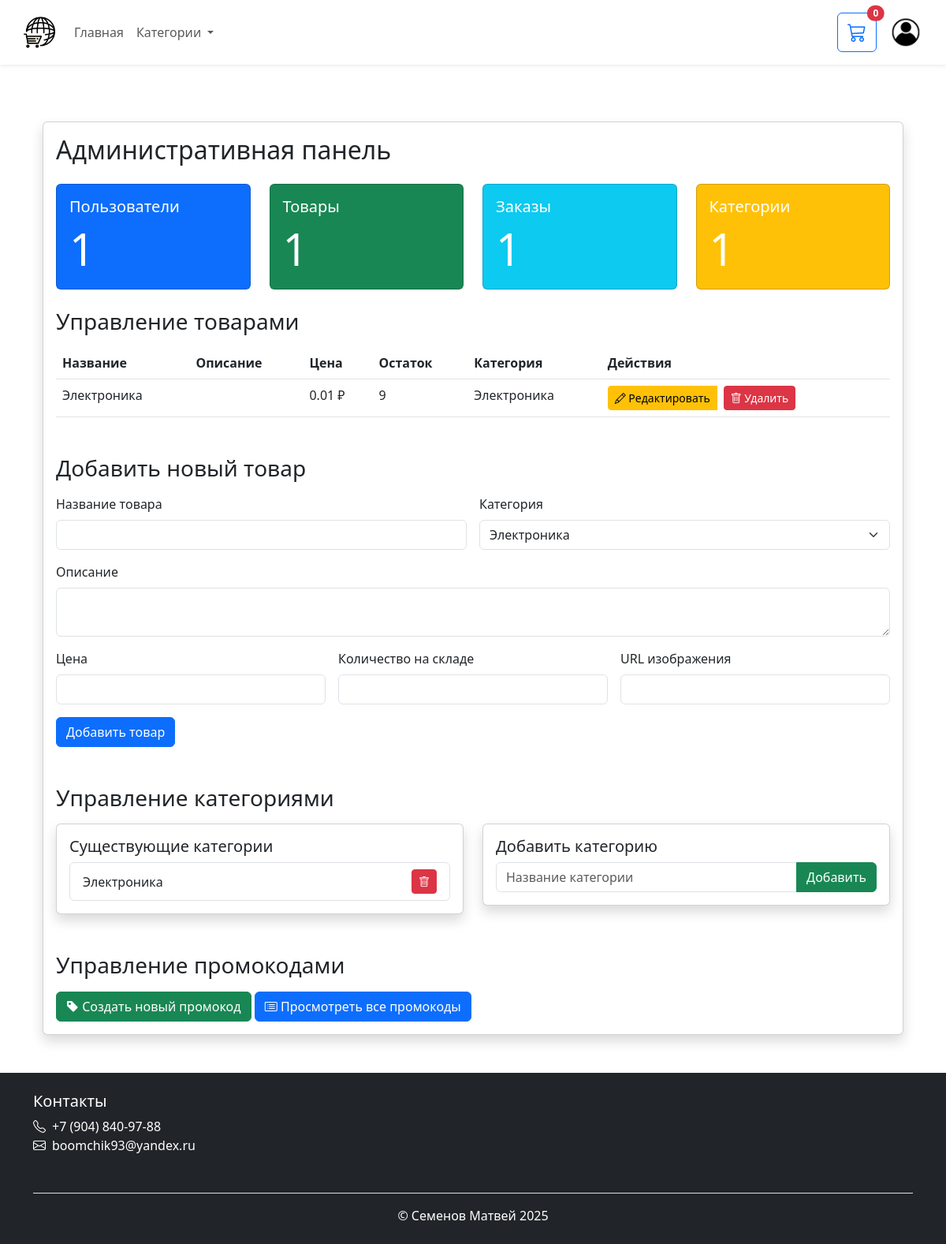
The page /admin (signed in) on the database its author committed.
### data/__all_models.py (models this page shows)
class Product(Base):
    __tablename__ = "products"
    id = Column(Integer, primary_key=True)
    name = Column(String(255), nullable=False)
    description = Column(Text)
    price = Column(DECIMAL(10, 2), nullable=False)
    stock_quantity = Column(Integer, default=0)
    image_url = Column(String(255))
    category_id = Column(Integer, ForeignKey('categories.id'))
    category = relationship("Category", back_populates="products")
    cart_items = relationship("CartItem", back_populates="product")
    order_items = relationship("OrderItem", back_populates="product")

class Category(Base):
    __tablename__ = "categories"
    id = Column(Integer, primary_key=True)
    name = Column(String(100), unique=True, nullable=False)
    products = relationship("Product", back_populates="category")

### app.py (the view)
@app.route('/admin')
def admin_panel():
    if 'user_id' not in session:
        flash('Требуется авторизация', 'danger')
        return redirect(url_for('login'))
    db = next(get_db())
    try:
        user = db.query(User).get(session['user_id'])
        if not user.is_admin:
            flash('Доступ запрещён', 'danger')
            return redirect(url_for('home'))
        stats = {
            'users': db.query(User).count(),
            'products': db.query(Product).count(),
            'orders': db.query(Order).count(),
            'categories': db.query(Category).count()
        }
        products = db.query(Product).options(joinedload(Product.category)).all()
        categories = db.query(Category).all()
        return render_template(
            'admin.html',
            stats=stats,
            products=products,
            categories=categories
        )
    except Exception as e:
        flash(f'Ошибка: {str(e)}', 'danger')
        return redirect(url_for('home'))
    finally:
        db.close()

### app.py (called while the page is built)
@app.context_processor
def inject_cart_items_count():
    if 'user_id' in session:
        try:
            db = next(get_db())
            cart = db.query(Cart).filter_by(user_id=session['user_id']).first()
            if cart:
                count = sum(item.quantity for item in cart.items)
                return {'cart_items_count': count}
        except:
            pass
    return {'cart_items_count': 0}

@app.context_processor
def inject_timezone():
    return {'tz': MOSCOW_TZ}

@app.context_processor
def inject_user():
    if 'user_id' in session:
        db = next(get_db())
        user = db.query(User).get(session['user_id'])
        return {'current_user': user}
    return {'current_user': None}

### data/db_session.py (called while the page is built)
def get_db():
    db = SessionLocal()
    try:
        yield db
    finally:
        db.close()

### templates/admin.html (shortened to what this page needs)
{% extends "base.html" %}
{% block content %}
<div class="container mt-4">
    <div class="card shadow">
        <div class="card-body">
            <h2 class="card-title mb-4">Административная панель</h2>
            <div class="row mb-4">
                <div class="col-md-3">
                    <div class="card text-white bg-primary">
                        <div class="card-body">
                            <h5 class="card-title">Пользователи</h5>
                            <p class="card-text display-4">{{ stats.users }}</p>
                        </div>
                    </div>
                </div>
                <div class="col-md-3">
                    <div class="card text-white bg-success">
                        <div class="card-body">
                            <h5 class="card-title">Товары</h5>
                            <p class="card-text display-4">{{ stats.products }}</p>
                        </div>
                    </div>
                </div>
                <div class="col-md-3">
                    <div class="card text-white bg-info">
                        <div class="card-body">
                            <h5 class="card-title">Заказы</h5>
                            <p class="card-text display-4">{{ stats.orders }}</p>
                        </div>
                    </div>
                </div>
                <div class="col-md-3">
                    <div class="card text-white bg-warning">
                        <div class="card-body">
                            <h5 class="card-title">Категории</h5>
                            <p class="card-text display-4">{{ stats.categories }}</p>
                        </div>
                    </div>
                </div>
            </div>
            <h3 class="mb-3">Управление товарами</h3>
            <table class="table table-hover">
                <thead>
                    <tr>
                        <th>Название</th>
                        <th>Описание</th>
                        <th>Цена</th>
                        <th>Остаток</th>
                        <th>Категория</th>
                        <th>Действия</th>
                    </tr>
                </thead>
                <tbody>
                    {% for product in products %}
                    <tr>
                        <td>{{ product.name }}</td>
                        <td>{{ product.description|truncate(50) }}</td>
                        <td>{{ product.price }} ₽</td>
                        <td>{{ product.stock_quantity }}</td>
                        <td>{{ product.category.name }}</td>
                        <td>
                            <div class="btn-group" role="group">
                                <a href="{{ url_for('edit_product', product_id=product.id) }}"
                                   class="btn btn-sm btn-warning me-2">
                                    <i class="bi bi-pencil"></i> Редактировать
                                </a>
                                <form method="POST"
                                      action="{{ url_for('delete_product', product_id=product.id) }}">
                                    <button type="submit"
                                            class="btn btn-sm btn-danger"
                                            onclick="return confirm('Удалить товар навсегда?')">
                                        <i class="bi bi-trash"></i> Удалить
                                    </button>
                                </form>
                            </div>
                        </td>
                    </tr>
                    {% endfor %}
                </tbody>
            </table>
            <h3 class="mt-5 mb-3">Добавить новый товар</h3>
            <form method="POST" action="{{ url_for('add_product') }}">
                <div class="row g-3">
                    <div class="col-md-6">
                        <label class="form-label">Название товара</label>
                        <input type="text" class="form-control" name="name" required maxlength="40">
                    </div>
                    <div class="col-md-6">
                        <label class="form-label">Категория</label>
                        <select class="form-select" name="category_id" required>
                            {% for category in categories %}
                            <option value="{{ category.id }}">{{ category.name }}</option>
                            {% endfor %}
                        </select>
                    </div>
                    <div class="col-12">
                        <label class="form-label">Описание</label>
                        <textarea class="form-control" name="description" rows="2" maxlength="60"></textarea>
                    </div>
                    <div class="col-md-4">
                        <label class="form-label">Цена</label>
                        <input type="number" class="form-control" name="price" step="0.01" required min="0.01">
                    </div>
                    <div class="col-md-4">
                        <label class="form-label">Количество на складе</label>
                        <input type="number" class="form-control" name="stock_quantity" required min="0"
                               oninput="this.value = Math.abs(this.value)">
                    </div>
                    <div class="col-md-4">
                        <label class="form-label">URL изображения</label>
                        <input type="url" class="form-control" name="image_url" maxlength="40">
                    </div>
                    <div class="col-12">
                        <button type="submit" class="btn btn-primary">Добавить товар</button>
                    </div>
                </div>
            </form>
            <h3 class="mt-5 mb-3">Управление категориями</h3>
            <div class="row">
                <div class="col-md-6">
                    <div class="card shadow">
                        <div class="card-body">
                            <h5 class="card-title">Существующие категории</h5>
                            <ul class="list-group">
                                {% for category in categories %}
                                <li class="list-group-item d-flex justify-content-between align-items-center">
                                    {{ category.name }}
                                    <form method="POST" action="{{ url_for('delete_category', category_id=category.id) }}">
                                        <button type="submit" class="btn btn-sm btn-danger"
                                                onclick="return confirm('Удалить категорию и все связанные товары?')">
                                            <i class="bi bi-trash"></i>
                                        </button>
                                    </form>
                                </li>
                                {% endfor %}
                            </ul>
                        </div>
                    </div>
                </div>
                <div class="col-md-6">
                    <div class="card shadow">
                        <div class="card-body">
                            <h5 class="card-title">Добавить категорию</h5>
                            <form method="POST" action="{{ url_for('add_category') }}">
                                <div class="input-group">
                                    <input type="text" class="form-control" name="name"
                                           placeholder="Название категории" required maxlength="40">
                                    <button type="submit" class="btn btn-success">Добавить</button>
                                </div>
                            </form>
                        </div>
                    </div>
                </div>
            </div>
            <h3 class="mt-5 mb-3">Управление промокодами</h3>
            <div class="row">
                <div class="col-md-12">
                    <div class="d-grid gap-2 d-md-block">
                        <a href="{{ url_for('admin_create_promo') }}" class="btn btn-success">
                            <i class="bi bi-tag-fill"></i> Создать новый промокод
                        </a>
                        <a href="{{ url_for('admin_promo_list') }}" class="btn btn-primary">
                            <i class="bi bi-card-list"></i> Просмотреть все промокоды
                        </a>
                    </div>
                </div>
            </div>
        </div>
    </div>
</div>
{% endblock %}

### static/css/style.css (style rules this page uses)
* { margin: 0; padding: 0; box-sizing: border-box; }

### rows shown on the page
Product: name "Электроника", price "0.01", stock_quantity "9", category.name "Электроника"
Category: name "Электроника"

### other values the page prints
{{ cart_items_count }} "0"
{{ stats.users }} "1"
{{ stats.products }} "1"
{{ stats.orders }} "1"
{{ stats.categories }} "1"
form field category_id "Электроника"
